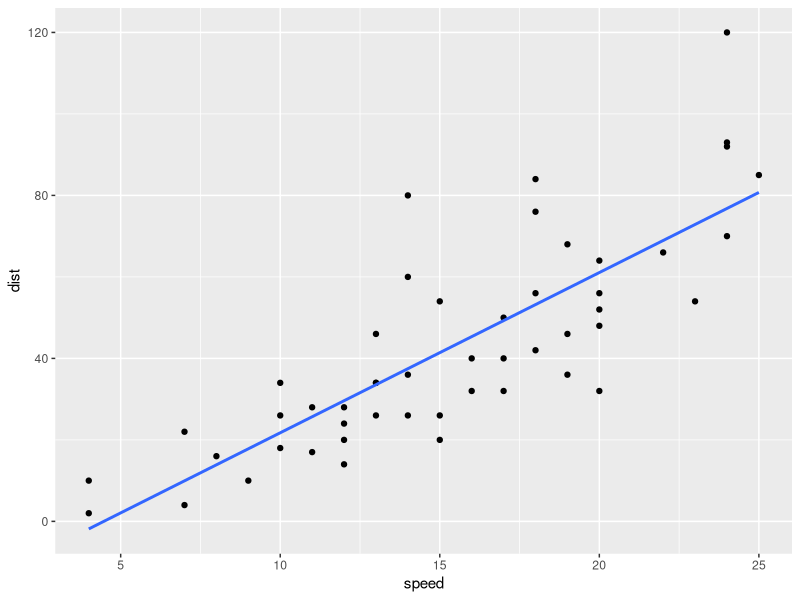
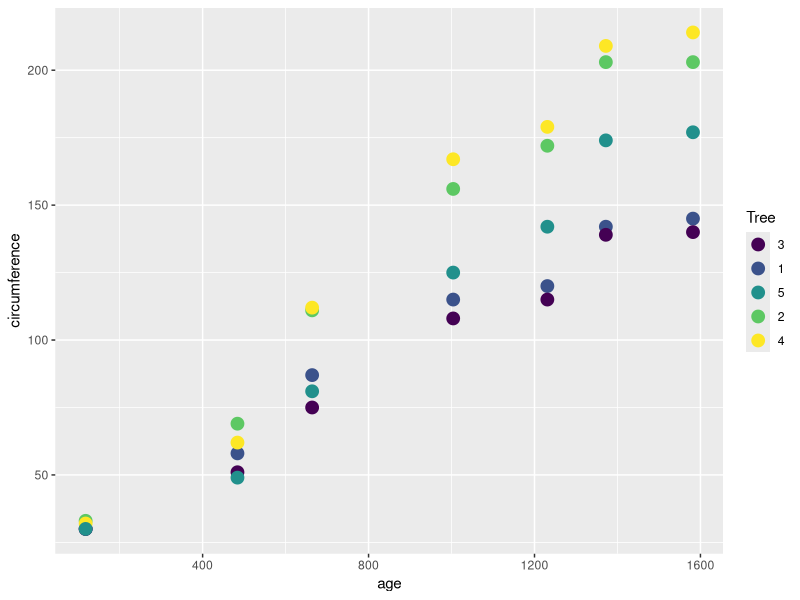
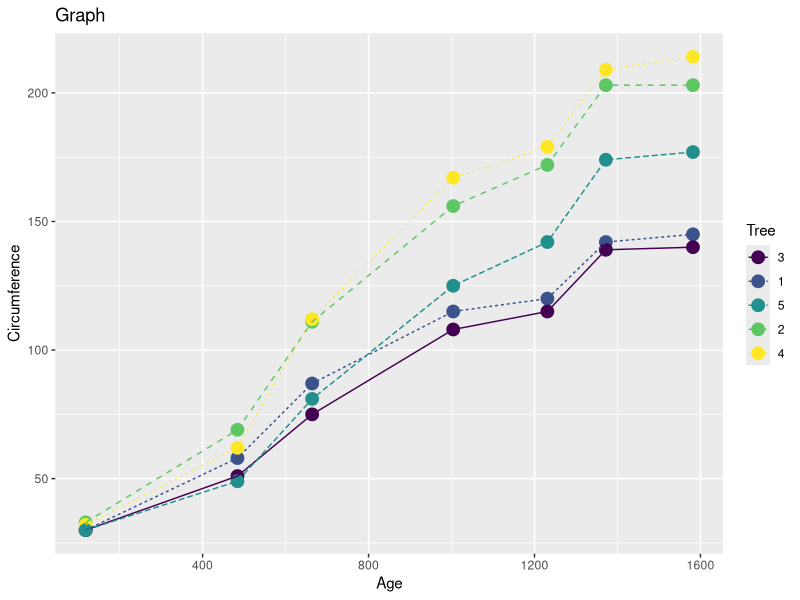

The R script that drew these images, in order: (Note: this script raises an error after producing the figures.)
#Scatter plot in R

library(ggplot2)

data("cars")

ggplot(data = cars, aes(x= speed, y= dist))+geom_point()+
  geom_smooth(method = "lm", se=F, level=0.95)

#Scatter plot with multi line
data("Orange")
ggplot(data = Orange, aes(x=age, y=circumference, color=Tree))+
  geom_point(size=4, shape=19)

#Separate by shape
ggplot(Orange, aes(age, circumference, color=Tree))+
  geom_point(size=4, shape=19)+ geom_line(aes(linetype=Tree), linesize=1)+
  labs(x="Age", y="Circumference", title="Graph")+
  ggsave("scatterplot.pdf")

#Bubble plot
install.packages("viridis")
library ("viridis")
data("quakes")
nrow(quakes)
q_sample <- quakes[seq(from=1, to=1000, by=10),]
nrow(q_sample)

ggplot(data= q_sample, aes(x=lat, y=long))+
  geom_point(aes(size=mag, color=mag))+
  guides(size=F)+
  scale_color_viridis_b(option="B")+
  scale_size_continuous(range = c(1,9))+
  labs(x="Latitude", y="Longitude", title="Graph")+
  ggsave("bubbleplot.pdf")

#Jitter plot
data("diamonds")
d_sample <- diamonds[seq(from=1, to=49000, by=10),]
nrow(d_sample)

ggplot(d_sample, aes(cut, price, color=cut))+geom_jitter()+
  ggsave("jitterplot.pdf")
